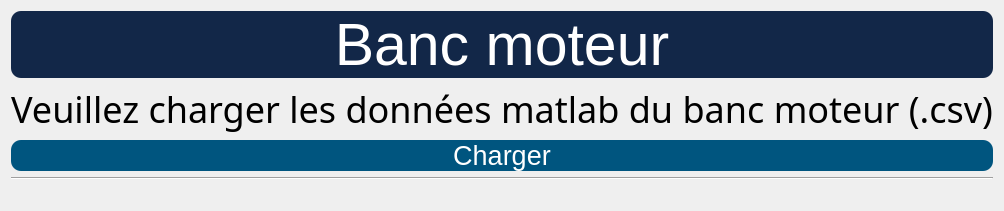
             <widget class="QWidget" name="page_3">
              <layout class="QGridLayout" name="gridLayout_10">
               <item row="0" column="0">
                <widget class="QPushButton" name="pushButton_24">
                 <property name="maximumSize">
                  <size>
                   <width>16777215</width>
                   <height>71</height>
                  </size>
                 </property>
                 <property name="font">
                  <font>
                   <pointsize>44</pointsize>
                  </font>
                 </property>
                 <property name="styleSheet">
                  <string notr="true">

QPushButton {
    border-radius: 10px; 
color: rgb(255, 255, 255);
background-color: rgb(18, 39, 72);


}</string>
                 </property>
                 <property name="text">
                  <string>Banc moteur</string>
                 </property>
                </widget>
               </item>
               <item row="1" column="0">
                <widget class="QLabel" name="label_19">
                 <property name="maximumSize">
                  <size>
                   <width>16777215</width>
                   <height>51</height>
                  </size>
                 </property>
                 <property name="font">
                  <font>
                   <family>Arial Rounded MT Bold</family>
                   <pointsize>27</pointsize>
                  </font>
                 </property>
                 <property name="text">
                  <string>&lt;html&gt;&lt;head/&gt;&lt;body&gt;&lt;p align=&quot;center&quot;&gt;Veuillez charger les données matlab du banc moteur (.csv)&lt;/p&gt;&lt;/body&gt;&lt;/html&gt;</string>
                 </property>
                </widget>
               </item>
               <item row="3" column="0">
                <widget class="Line" name="line_7">
                 <property name="orientation">
                  <enum>Qt::Horizontal</enum>
                 </property>
                </widget>
               </item>
               <item row="2" column="0">
                <widget class="QPushButton" name="pushButton_25">
                 <property name="maximumSize">
                  <size>
                   <width>16777215</width>
                   <height>41</height>
                  </size>
                 </property>
                 <property name="font">
                  <font>
                   <pointsize>20</pointsize>
                  </font>
                 </property>
                 <property name="styleSheet">
                  <string notr="true">

QPushButton {
    border-radius: 10px; 
color: rgb(255, 255, 255);
	background-color: rgb(0, 85, 127);

}

QPushButton:hover {
background-color: rgb(170, 0, 0);
}


QPushButton:pressed {
    background-color: rgb(0, 0, 0);
}</string>
                 </property>
                 <property name="text">
                  <string>Charger</string>
                 </property>
                </widget>
               </item>
               <item row="4" column="0">
                <widget class="QLabel" name="label_8">
                 <property name="styleSheet">
                  <string notr="true">border-image: url(:/im/banc_moteur.jpg);
</string>
                 </property>
                 <property name="text">
                  <string/>
                 </property>
                </widget>
               </item>
              </layout>
             </widget>
